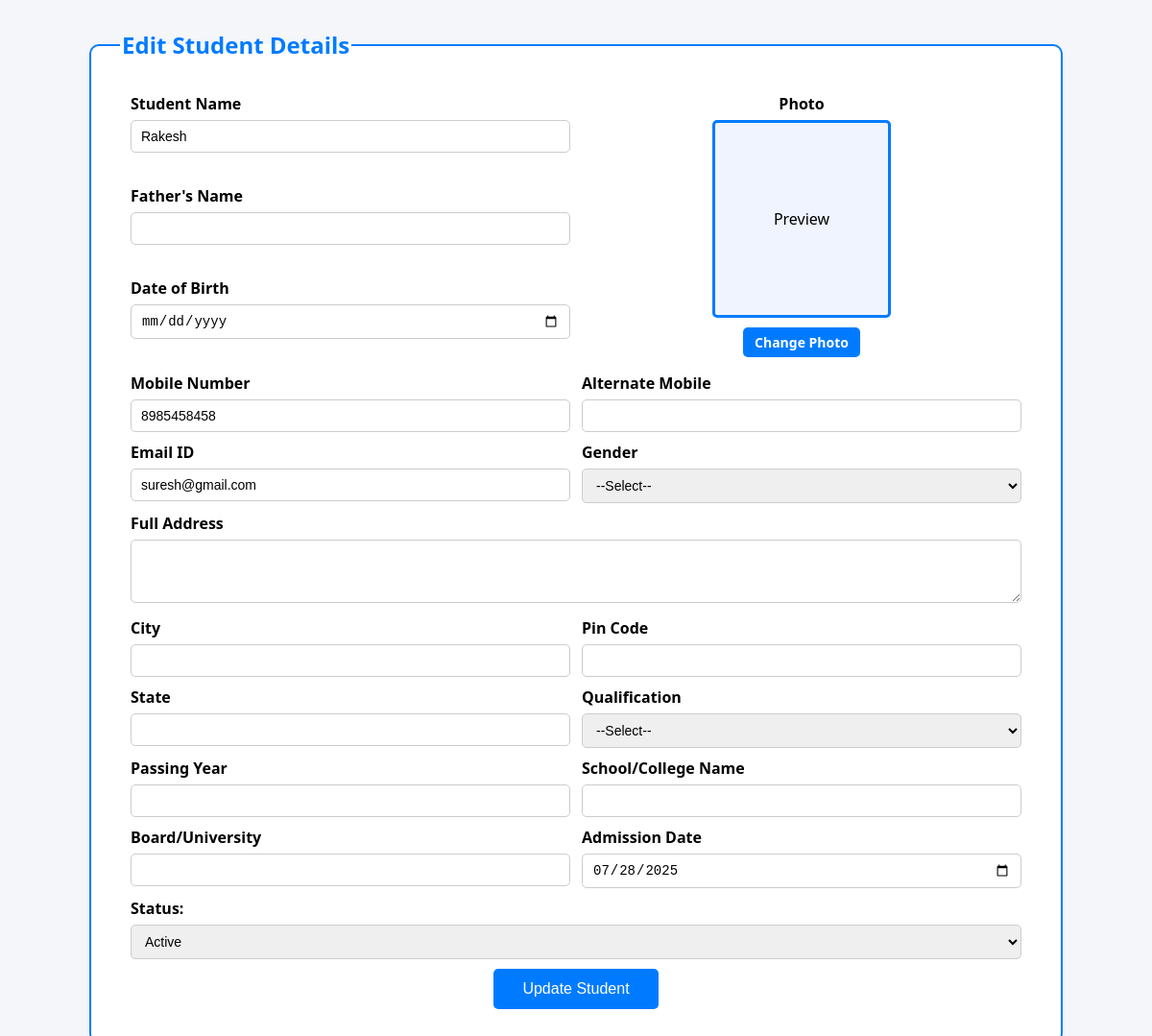
Page /edit_student/1 on the committed database.
### tables this page shows
CREATE TABLE students (
            id INTEGER PRIMARY KEY AUTOINCREMENT,
            student_id TEXT UNIQUE,
            center_code TEXT,
            batch_id TEXT,
            name TEXT,
            father_name TEXT,
            dob TEXT,
            gender TEXT,
            mobile TEXT,
            alt_mobile TEXT,
            email TEXT,
            address TEXT,
            city TEXT,
            pin_code TEXT,
            state TEXT,
            qualification TEXT,
            passing_year TEXT,
            school TEXT,
            board TEXT,
            admission_date TEXT,
            photo TEXT,
            status TEXT DEFAULT 'Active'
        );

### app.py (the view)
@app.route('/edit_student/<int:student_id>')
def edit_student(student_id):
    conn = sqlite3.connect('lms.db')
    conn.row_factory = sqlite3.Row
    cursor = conn.cursor()
    cursor.execute("SELECT * FROM students WHERE id = ?", (student_id,))
    student = cursor.fetchone()
    conn.close()
    if not student:
        return "Student not found", 404
    return render_template('center/edit_student.html', student=student)

### templates/center/edit_student.html (shortened to what this page needs)
<!DOCTYPE html>
<html>
<head>
</head>
<body>
  <form action="/update_student/{{ student.id }}" method="POST" enctype="multipart/form-data">
    <fieldset>
      <legend>Edit Student Details</legend>
      <table>
        <tr>
          <td>
            <label>Student Name</label>
            <input type="text" name="name" value="{{ student.name }}" required>
          </td>
          <td rowspan="3" align="center">
            <label>Photo</label>
            <div class="photo-preview" id="preview-box">
              {% if student.photo %}
                <img src="{{ url_for('static', filename=student.photo) }}" alt="Student Photo">
              {% else %}
                <span>Preview</span>
              {% endif %}
            </div>
            <label for="photo" class="upload-btn">Change Photo</label>
          </td>
        </tr>
        <tr>
          <td>
            <label>Father's Name</label>
            <input type="text" name="father_name" value="{{ student.father_name }}" >
          </td>
        </tr>
        <tr>
          <td>
            <label>Date of Birth</label>
            <input type="date" name="dob" value="{{ student.dob }}" >
          </td>
        </tr>
        <tr>
          <td>
            <label>Mobile Number</label>
            <input type="text" name="mobile" value="{{ student.mobile }}" required>
          </td>
          <td>
            <label>Alternate Mobile</label>
            <input type="text" name="alt_mobile" value="{{ student.alt_mobile }}">
          </td>
        </tr>
        <tr>
          <td>
            <label>Email ID</label>
            <input type="email" name="email" value="{{ student.email }}">
          </td>
          <td>
            <label>Gender</label>
            <select name="gender" >
              <option value="">--Select--</option>
            </select>
          </td>
        </tr>
        <tr>
          <td colspan="2">
            <label>Full Address</label>
            <textarea name="address" rows="3" >{{ student.address }}</textarea>
          </td>
        </tr>
        <tr>
          <td>
            <label>City</label>
            <input type="text" name="city" value="{{ student.city }}" >
          </td>
          <td>
            <label>Pin Code</label>
            <input type="text" name="pin_code" value="{{ student.pin_code }}" >
          </td>
        </tr>
        <tr>
          <td>
            <label>State</label>
            <input type="text" name="state" value="{{ student.state }}" >
          </td>
          <td>
            <label>Qualification</label>
            <select name="qualification" >
              <option value="">--Select--</option>
            </select>
          </td>
        </tr>
        <tr>
          <td>
            <label>Passing Year</label>
            <input type="text" name="passing_year" value="{{ student.passing_year }}">
          </td>
          <td>
            <label>School/College Name</label>
            <input type="text" name="school" value="{{ student.school }}">
          </td>
        </tr>
        <tr>
          <td>
            <label>Board/University</label>
            <input type="text" name="board" value="{{ student.board }}">
          </td>
          <td>
            <label>Admission Date</label>
            <input type="date" name="admission_date" value="{{ student.admission_date }}" required>
          </td>
        </tr>
        <tr>
          <td colspan="2">
            <label for="status"><strong>Status:</strong></label>
            <select name="status" id="status" required>
              <option value="Active" {% if student.status == 'Active' %}selected{% endif %}>Active</option>
            </select>
          </td>
        </tr>
        <tr>
          <td colspan="2" style="text-align: center;">
            <button type="submit" class="submit-btn">Update Student</button>
          </td>
        </tr>
      </table>
    </fieldset>
  </form>
</body>
</html>

### templates/center/edit_student.html (style rules this page uses)
body { font-family: 'Segoe UI', sans-serif; background-color: #f4f6f9; margin: 0; padding: 30px; }
fieldset { max-width: 950px; margin: auto; background: white; border: 2px solid #007bff; border-radius: 10px; padding: 25px 30px; }
legend { font-size: 24px; font-weight: bold; color: #007bff; }
table { width: 100%; border-spacing: 10px 8px; }
td { vertical-align: top; }
label { font-weight: 600; display: block; margin-bottom: 6px; }
input, select, textarea { width: 100%; padding: 8px 10px; font-size: 14px; border: 1px solid #ccc; border-radius: 5px; box-sizing: border-box; }
.submit-btn { background: #007bff; color: #fff; font-size: 16px; padding: 12px 30px; border: none; border-radius: 5px; cursor: pointer; }
.photo-preview { width: 180px; height: 200px; border: 3px solid #007bff; border-radius: 5px; background: #f0f4ff; display: flex; align-items: center; justify-content: center; overflow: hidden; margin-bottom: 10px; }
.upload-btn { padding: 6px 12px; font-size: 14px; background: #007bff; color: white; border: none; border-radius: 5px; cursor: pointer; display: inline-block; }

### rows in the picture
students: name "Rakesh", mobile "8985458458", email "suresh@gmail.com", admission_date "07/28/2025", status "Active"
